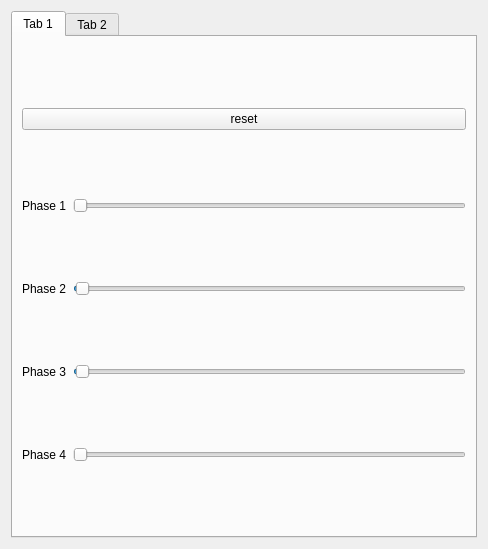
<?xml version="1.0" encoding="UTF-8"?>
<ui version="4.0">
 <class>Form</class>
 <widget class="QWidget" name="Form">
  <property name="geometry">
   <rect>
    <x>0</x>
    <y>0</y>
    <width>488</width>
    <height>549</height>
   </rect>
  </property>
  <property name="windowTitle">
   <string>Form</string>
  </property>
  <layout class="QVBoxLayout" name="verticalLayout">
   <item>
    <widget class="QTabWidget" name="tabs">
     <property name="currentIndex">
      <number>0</number>
     </property>
     <widget class="QWidget" name="tab">
      <attribute name="title">
       <string>Tab 1</string>
      </attribute>
      <layout class="QVBoxLayout" name="verticalLayout_2">
       <item>
        <widget class="QPushButton" name="reset_button">
         <property name="text">
          <string>reset</string>
         </property>
        </widget>
       </item>
       <item>
        <layout class="QHBoxLayout" name="horizontalLayout">
         <item>
          <widget class="QLabel" name="label_phase1">
           <property name="text">
            <string>Phase 1</string>
           </property>
          </widget>
         </item>
         <item>
          <widget class="QSlider" name="slider_phase1">
           <property name="maximum">
            <number>360</number>
           </property>
           <property name="value">
            <number>0</number>
           </property>
           <property name="orientation">
            <enum>Qt::Horizontal</enum>
           </property>
          </widget>
         </item>
        </layout>
       </item>
       <item>
        <layout class="QHBoxLayout" name="horizontalLayout_2">
         <item>
          <widget class="QLabel" name="label_phase2">
           <property name="text">
            <string>Phase 2</string>
           </property>
          </widget>
         </item>
         <item>
          <widget class="QSlider" name="slider_phase2">
           <property name="maximum">
            <number>360</number>
           </property>
           <property name="value">
            <number>2</number>
           </property>
           <property name="orientation">
            <enum>Qt::Horizontal</enum>
           </property>
          </widget>
         </item>
        </layout>
       </item>
       <item>
        <layout class="QHBoxLayout" name="horizontalLayout_3">
         <item>
          <widget class="QLabel" name="label_phase3">
           <property name="text">
            <string>Phase 3</string>
           </property>
          </widget>
         </item>
         <item>
          <widget class="QSlider" name="slider_phase3">
           <property name="maximum">
            <number>360</number>
           </property>
           <property name="value">
            <number>2</number>
           </property>
           <property name="orientation">
            <enum>Qt::Horizontal</enum>
           </property>
          </widget>
         </item>
        </layout>
       </item>
       <item>
        <layout class="QHBoxLayout" name="horizontalLayout_4">
         <item>
          <widget class="QLabel" name="label_phase4">
           <property name="text">
            <string>Phase 4</string>
           </property>
          </widget>
         </item>
         <item>
          <widget class="QSlider" name="slider_phase4">
           <property name="maximum">
            <number>360</number>
           </property>
           <property name="value">
            <number>0</number>
           </property>
           <property name="orientation">
            <enum>Qt::Horizontal</enum>
           </property>
          </widget>
         </item>
        </layout>
       </item>
      </layout>
     </widget>
     <widget class="QWidget" name="tab_2">
      <attribute name="title">
       <string>Tab 2</string>
      </attribute>
     </widget>
    </widget>
   </item>
  </layout>
 </widget>
 <resources/>
 <connections/>
</ui>
